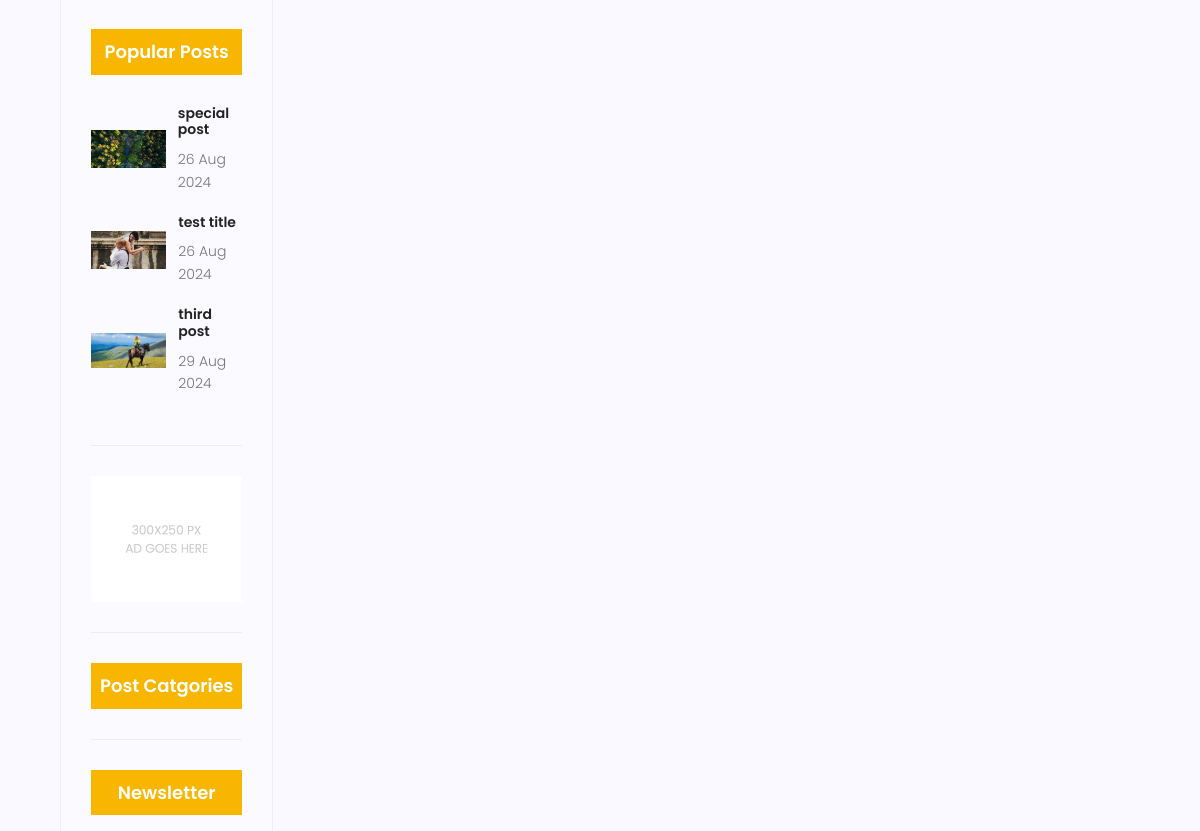
/blog/1 (middle part), run on an earlier commit of the app's database.
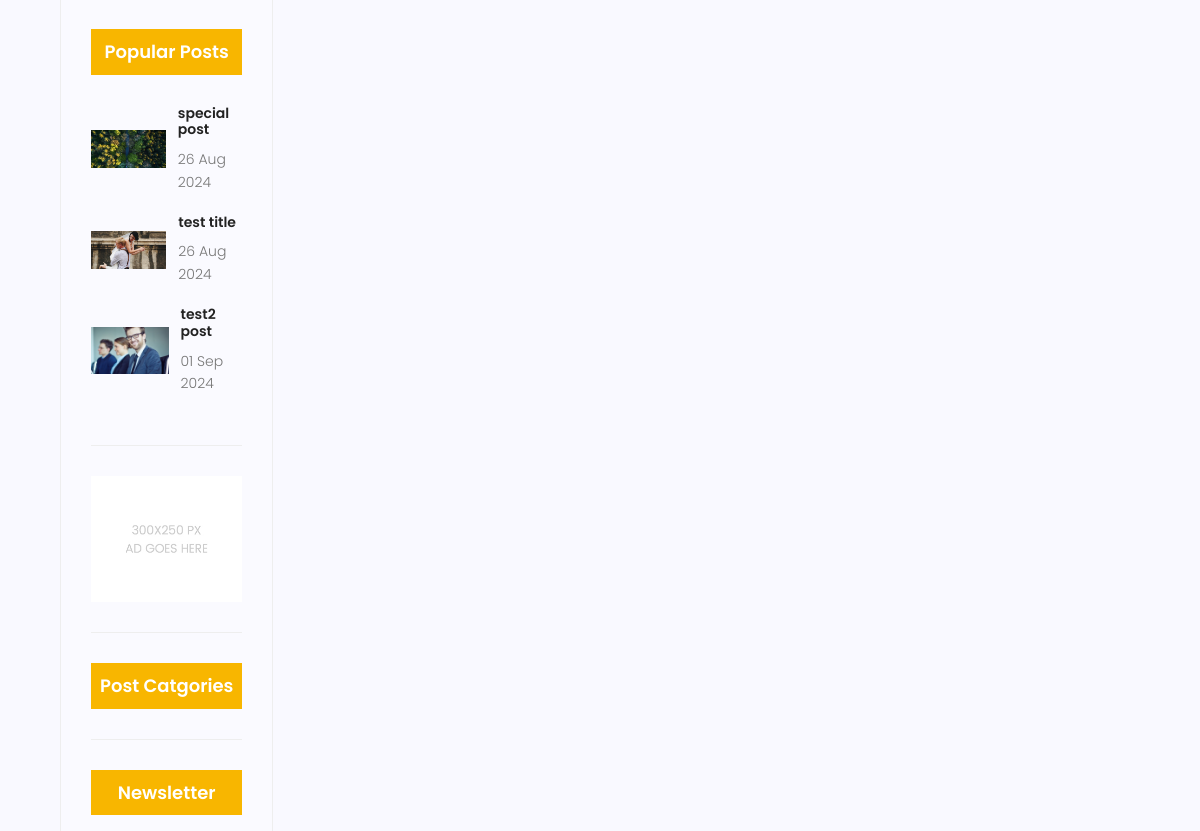
And on a later commit of the database.
### blog/models.py (models this page shows, shortened)
class Post(models.Model):
    title = models.CharField(max_length=250)
    content = models.TextField()
    category = models.ManyToManyField(Category)
    author = models.ForeignKey(User, on_delete=models.SET_NULL, null=True)
    image = models.ImageField(upload_to='blog/', default='blog/default.jpg' )
    counted_views = models.IntegerField(default=0)
    status = models.BooleanField(default=False)
    created_date = models.DateTimeField(auto_now_add=True)
    updated_date = models.DateTimeField(auto_now=True)
    published_date = models.DateTimeField(null=True)
    class Meta:
        ordering = ['-created_date']

### blog/views.py (the view)
# urls.py: path('<int:pid>', blog_single_view, name='single'),
def blog_single_view(request, pid):
    current_time = timezone.now()
    posts = Post.objects.filter(status=True)
    posts = posts.exclude(published_date__gt=current_time)
    post = get_object_or_404(posts, pk=pid)
    post_index = list(posts).index(post)
    previous_post = posts[post_index - 1] if post_index > 0 else None
    next_post = posts[post_index + 1] if post_index < len(posts) - 1 else None
    post.counted_views += 1
    post.save()
    context = {'post': post, 'previous_post': previous_post, 'next_post' : next_post}
    return render(request, 'blog/blog-single.html', context)

### blog/templatetags/blog-tags.py (called while the page is built)
@register.inclusion_tag('blog/blog-popular-posts.html')
def latest_posts(arg=3):
    posts = Post.objects.filter(status=1).order_by('published_date')[:arg]
    return {'posts': posts}

### templates/blog/blog-single.html (shortened to what this page needs)
{% extends  'base.html'     %}
{% load static %}
{% load blog-tags %}
{% block content %}
			<section class="post-content-area single-post-area">
				<div class="container">
					<div class="row">
						<div class="col-lg-8 posts-list">
						<div class="col-lg-4 sidebar-widgets">
							<div class="widget-wrap">
								{% latest_posts %}
								{% include 'blog/blog-ads.html' %}
								{% include 'blog/blog-categories.html' %}
								<div class="single-sidebar-widget newsletter-widget">
									<h4 class="newsletter-title">Newsletter</h4>
								</div>
							</div>
						</div>
					</div>
				</div>
			</section>
{% endblock %}

### templates/blog/blog-popular-posts.html
{% load static %}
<div class="single-sidebar-widget popular-post-widget">
    <h4 class="popular-title">Popular Posts</h4>
    <div class="popular-post-list">
        {% for post in posts %}
        <div class="single-post-list d-flex flex-row align-items-center">
            <div class="thumb">
                <img class="img-fluid" src="{{post.image.url}}" alt="">
            </div>
            <div class="details">
                <a href="{% url 'single' pid=post.id %}"><h6>{{post.title}}</h6></a>
                <p>{{post.published_date|date:"d M Y"}}</p>
            </div>
        </div>
        {% endfor %}
    </div>
</div>

What changed in the data, as far as the page shows it:
no longer on this page (row edited): Post: image (placeholder picture), title "third post", published_date "29 Aug 2024"
now on this page (row edited): Post: image (picture), title "test2 post", published_date "01 Sep 2024"
